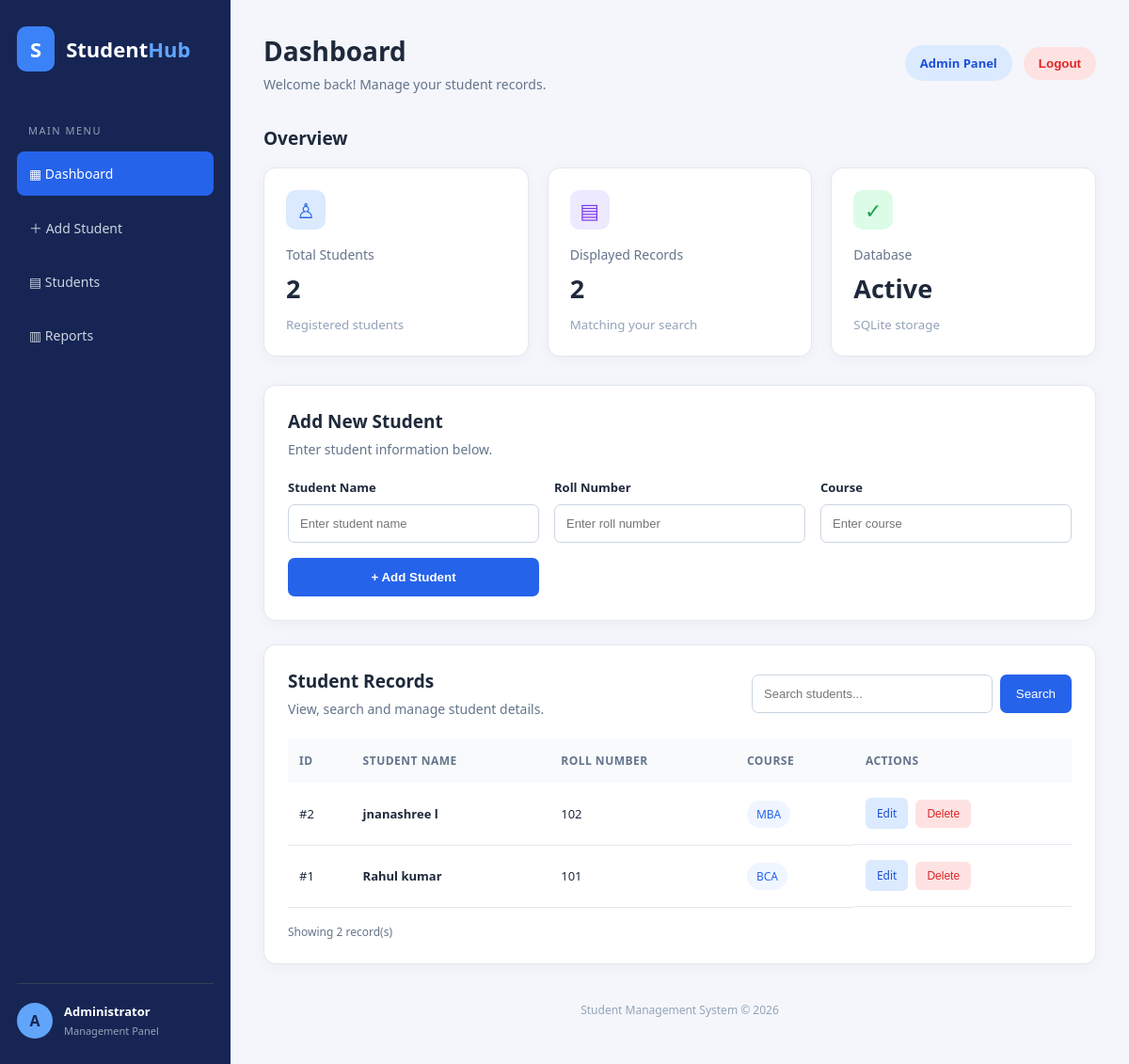
/ (signed in), run on the app's committed database.
### tables this page shows
CREATE TABLE students (
                id INTEGER PRIMARY KEY AUTOINCREMENT,
                name TEXT NOT NULL,
                roll TEXT NOT NULL UNIQUE,
                course TEXT NOT NULL
            );

### app.py (the view)
@app.route("/")
@login_required
def home():
    search = request.args.get("q", "").strip()
    with get_db() as db:
        students = db.execute("""
            SELECT * FROM students
            WHERE name LIKE ? OR roll LIKE ? OR course LIKE ?
            ORDER BY id DESC
        """, (f"%{search}%", f"%{search}%", f"%{search}%")).fetchall()
        total = db.execute(
            "SELECT COUNT(*) FROM students"
        ).fetchone()[0]
    return render_template(
        "index.html",
        students=students,
        total=total,
        search=search
    )

### app.py (called while the page is built)
def get_db():
    db = sqlite3.connect(app.config["DATABASE"])
    db.row_factory = sqlite3.Row
    return db

def login_required(view):
    @wraps(view)
    def wrapped_view(*args, **kwargs):
        if "admin" not in session:
            return redirect(url_for("login"))
        return view(*args, **kwargs)
    return wrapped_view

### templates/index.html (shortened to what this page needs)
<!DOCTYPE html>
<html lang="en">
<head>
    <link rel="stylesheet"
          href="{{ url_for('static', filename='style.css') }}">
</head>
<body>
<div class="dashboard">
    <aside class="sidebar">
        <div class="brand">
            <div class="brand-icon">S</div>
            <span>Student<span class="brand-light">Hub</span></span>
        </div>
        <p class="menu-title">MAIN MENU</p>
        <nav>
    <a href="#overview" class="nav-link active">▦ Dashboard</a>
    <a href="#add-student" class="nav-link">
        ＋ Add Student
    </a>
    <a href="#student-records" class="nav-link">
        ▤ Students
    </a>
    <a href="{{ url_for('reports') }}" class="nav-link">
        ▥ Reports
    </a>
</nav>
        <div class="sidebar-bottom">
            <div class="profile">
                <div class="avatar">A</div>
                <div>
                    <strong>Administrator</strong>
                    <small>Management Panel</small>
                </div>
            </div>
        </div>
    </aside>
    <main class="main-content">
        <header class="topbar">
            <div>
                <h1>Dashboard</h1>
                <p>Welcome back! Manage your student records.</p>
            </div>
            <div class="topbar-actions">
    <div class="admin-tag">Admin Panel</div>
    <form action="{{ url_for('logout') }}" method="POST">
        <button type="submit" class="logout-btn">Logout</button>
    </form>
</div>
        </header>
        <section id="overview">
            <h2 class="section-title">Overview</h2>
            <div class="stats-grid">
                <div class="stat-card blue">
                    <div class="stat-icon">♙</div>
                    <p>Total Students</p>
                    <h2>{{ total }}</h2>
                    <small>Registered students</small>
                </div>
                <div class="stat-card purple">
                    <div class="stat-icon">▤</div>
                    <p>Displayed Records</p>
                    <h2>{{ students|length }}</h2>
                    <small>Matching your search</small>
                </div>
                <div class="stat-card green">
                    <div class="stat-icon">✓</div>
                    <p>Database</p>
                    <h2>Active</h2>
                    <small>SQLite storage</small>
                </div>
            </div>
        </section>
        <section class="panel" id="add-student">
            <div class="panel-heading">
                <div>
                    <h2>Add New Student</h2>
                    <p>Enter student information below.</p>
                </div>
            </div>
            <form action="{{ url_for('add_student') }}" method="POST"
                  class="student-form">
                <div class="form-group">
                    <label>Student Name</label>
                    <input type="text" name="name"
                           placeholder="Enter student name" required>
                </div>
                <div class="form-group">
                    <label>Roll Number</label>
                    <input type="text" name="roll"
                           placeholder="Enter roll number" required>
                </div>
                <div class="form-group">
                    <label>Course</label>
                    <input type="text" name="course"
                           placeholder="Enter course" required>
                </div>
                <button type="submit" class="primary-btn">
                    + Add Student
                </button>
            </form>
        </section>
        <section class="panel" id="student-records">
            <div class="panel-heading records-heading">
                <div>
                    <h2>Student Records</h2>
                    <p>View, search and manage student details.</p>
                </div>
                <form action="{{ url_for('home') }}" method="GET"
                      class="search-form">
                    <input type="text" name="q"
                           value="{{ search }}"
                           placeholder="Search students...">
                    <button type="submit">Search</button>
                </form>
            </div>
            <div class="table-wrapper">
                <table>
                    <thead>
                        <tr>
                            <th>ID</th>
                            <th>Student Name</th>
                            <th>Roll Number</th>
                            <th>Course</th>
                            <th>Actions</th>
                        </tr>
                    </thead>
                    <tbody>
                        {% for student in students %}
                        <tr>
                            <td>#{{ student.id }}</td>
                            <td class="student-name">{{ student.name }}</td>
                            <td>{{ student.roll }}</td>
                            <td>
                                <span class="course-badge">
                                    {{ student.course }}
                                </span>
                            </td>
                            <td class="actions">
                                <a class="edit-btn"
                                   href="{{ url_for('edit_student', student_id=student.id) }}">
                                    Edit
                                </a>
                                <form
                                    action="{{ url_for('delete_student', student_id=student.id) }}"
                                    method="POST"
                                    onsubmit="return confirm('Are you sure you want to delete this student?');">
                                    <button type="submit" class="delete-btn">
                                        Delete
                                    </button>
                                </form>
                            </td>
                        </tr>
                        {% else %}
                        <tr>
                            <td colspan="5" class="empty-message">
                                No student records found.
                            </td>
                        </tr>
                        {% endfor %}
                    </tbody>
                </table>
            </div>
            <div class="table-footer">
                Showing {{ students|length }} record(s)
            </div>
        </section>
        <footer>
            Student Management System © 2026
        </footer>
    </main>
</div>
</body>
</html>

### data on the page
students: id "2", name "jnanashree l", roll "102", course "MBA"
students: id "1", name "Rahul kumar", roll "101", course "BCA"

### other printed values
{{ total }} "2"
{{ students|length }} "2"
